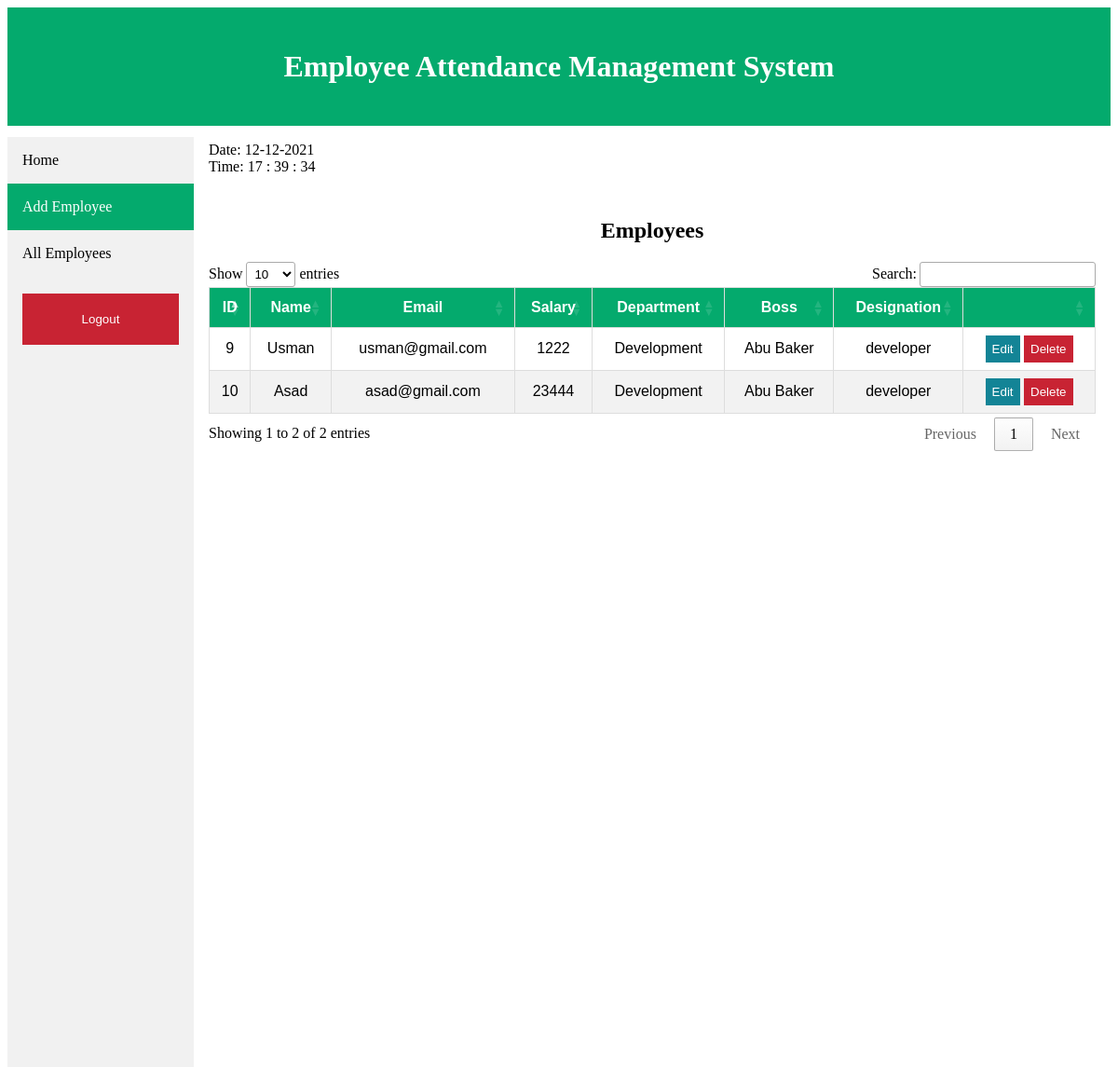
Screenshot of /allEmployees.php (signed in) with the database file from the repository.
### tables this page shows
CREATE TABLE `employees` (
  `emp_id` int NOT NULL,
  `emp_name` varchar(100) NOT NULL,
  `emp_email` varchar(100) NOT NULL,
  `emp_salary` int NOT NULL,
  `dept_id` int NOT NULL,
  `emp_boss` int NOT NULL,
  `emp_designation` varchar(100) NOT NULL,
  `emp_profile_pic` varchar(500) NOT NULL,
  `is_admin` tinyint NOT NULL DEFAULT '0',
  `emp_password` varchar(255) NOT NULL,
  `created_at` timestamp NOT NULL DEFAULT CURRENT_TIMESTAMP
);

CREATE TABLE `departments` (
  `dept_id` int NOT NULL,
  `dept_name` varchar(100) NOT NULL
);

### controllers/employeeController.php (called while the page is built, shortened)
<?php
require_once "databaseController.php";
require_once "models/employee.php";
class EmployeeController
{
    private $dbHandle;
    function __construct()
    {
        $db = new DatabaseController();
        $this->dbHandle = $db->connectDatabase();
    }
    function getAllEmployees()
    {
        $employees = array();
        $getAllEmployeesQuery = "SELECT e2.emp_id, e2.emp_name, e2.emp_email, e2.emp_salary, d.dept_name as dept_id, e1.emp_name as emp_boss,
        e2.emp_designation, e2.is_admin, e2.emp_profile_pic, e2.emp_password  from employees as e1
        inner join (SELECT * FROM employees WHERE emp_id <> {$_SESSION['loggedInUserId']}) as e2 on e1.emp_id = e2.emp_boss
        inner join departments as d on e2.dept_id = d.dept_id";
        $result = $this->dbHandle->query($getAllEmployeesQuery);
        while ($row = $result->fetch_assoc()) {
            $employee = new Employee($row);
            $employees[] = $employee;
        }
        return $employees;
    }
}

### controllers/databaseController.php (called while the page is built)
<?php
class DatabaseController
{
    private $servername  = "localhost";
    private $username  = "abu";
    private $password = "AbuBaker@123";
    private $dbName = "ams";
    private $conn;
    function __construct()
    {
        $this->conn = new mysqli($this->servername, $this->username, $this->password, $this->dbName);
    }
    function connectDatabase()
    {
        return $this->conn;
    }
}

### models/employee.php (called while the page is built, shortened)
<?php
class Employee
{
    private $empId;
    private $empName;
    private $empEmail;
    private $empSalary;
    private $deptId;
    private $empBoss;
    private $empDesignation;
    function __construct($data)
    {
        $this->empId = $data['emp_id'];
        $this->empName = $data['emp_name'];
        $this->empEmail = $data['emp_email'];
        $this->empSalary = $data['emp_salary'];
        $this->deptId = $data['dept_id'];
        $this->empBoss = $data['emp_boss'];
        $this->empDesignation = $data['emp_designation'];
    }
    public function getEmpId()
    {
        return $this->empId;
    }
    public function getEmpName()
    {
        return $this->empName;
    }
    public function getempEmail()
    {
        return $this->empEmail;
    }
    public function getEmpSalary()
    {
        return $this->empSalary;
    }
    public function getDeptId()
    {
        return $this->deptId;
    }
    public function getEmpBoss()
    {
        return $this->empBoss;
    }
    public function getEmpDesignation()
    {
        return $this->empDesignation;
    }
}

### allEmployees.php (the view, shortened to what this page needs)
<?php
require_once "includes/header.php";
require_once "includes/sideNavBar.php";
require_once "controllers/employeeController.php";
$emp = new EmployeeController();
$employees = $emp->getAllEmployees();
?>
<div class="content">
    <p id="currDateTime"></p>
    <div class="container">
        <h2>Employees</h2>
        <table id="employeesTable">
            <thead>
                <tr>
                    <th>ID</th>
                    <th>Name</th>
                    <th>Email</th>
                    <th>Salary</th>
                    <th>Department</th>
                    <th>Boss</th>
                    <th>Designation</th>
                    <th></th>
                </tr>
            </thead>
            <tbody>
                <?php foreach ($employees as $employee) : ?>
                    <tr>
                        <td><?php echo $employee->getEmpId(); ?></td>
                        <td><?php echo $employee->getEmpName(); ?></td>
                        <td><?php echo $employee->getEmpEmail(); ?></td>
                        <td><?php echo $employee->getEmpSalary(); ?></td>
                        <td><?php echo $employee->getDeptId(); ?></td>
                        <td><?php echo $employee->getEmpBoss(); ?></td>
                        <td><?php echo $employee->getEmpDesignation(); ?></td>
                        <td>
                            <a href="index.php?action=editEmployee&id=<?php echo $employee->getEmpId(); ?>"><button id="updateButton">Edit</button></a>
                            <a onclick="deleteConfirmation(<?php echo $employee->getEmpId(); ?> )"><button id="deleteButton">Delete</button></a>
                        </td>
                    </tr>
                <?php endforeach; ?>
            </tbody>
        </table>
    </div>
</div>
</body>
</html>

### assets/css/style.css (style rules this page uses)
.container { padding-top: 1%; text-align: center; }
#updateButton { background-color: #138496; border: none; color: White; padding: 7px; text-align: center; text-decoration: none; display: inline-block; cursor: pointer; }
#deleteButton { background-color: #C82333; border: none; color: White; padding: 7px; text-align: center; text-decoration: none; display: inline-block; cursor: pointer; }
#employeesTable { font-family: Arial, Helvetica, sans-serif; border-collapse: collapse; width: 100%; }
#employeesTable td, #employeesTable th { border: 1px solid #ddd; padding: 8px; }
#employeesTable tr:nth-child(even) { background-color: #f2f2f2; }
#employeesTable th { padding-top: 12px; padding-bottom: 12px; text-align: center; background-color: #04AA6D; color: white; }
div.content { margin-left: 200px; padding: 1px 16px; height: 1000px; }

### rows the page displays
employees: EmpId "9", EmpName "Usman", EmpEmail "usman@gmail.com", EmpSalary "1222", dept.dept_name "Development", emp_name "Abu Baker", EmpDesignation "developer", EmpId "10", EmpName "Asad", EmpEmail "asad@gmail.com", EmpSalary "23444"
